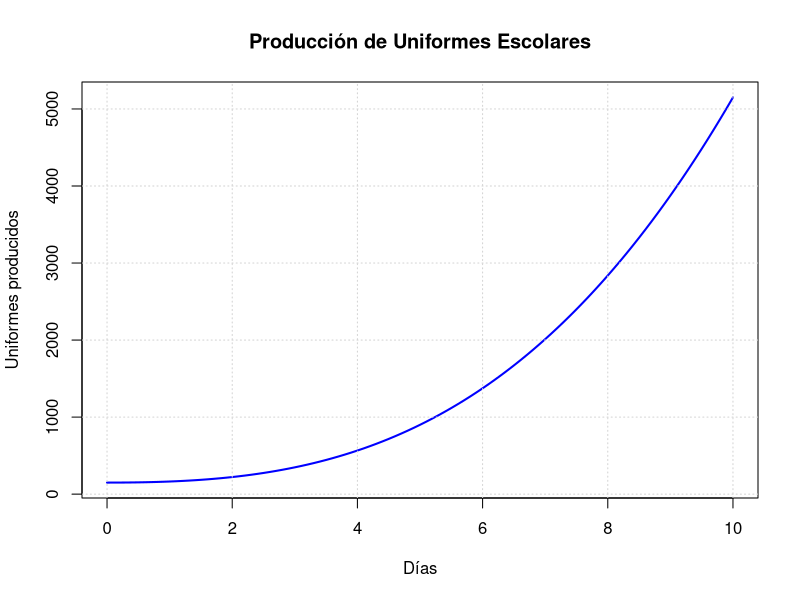
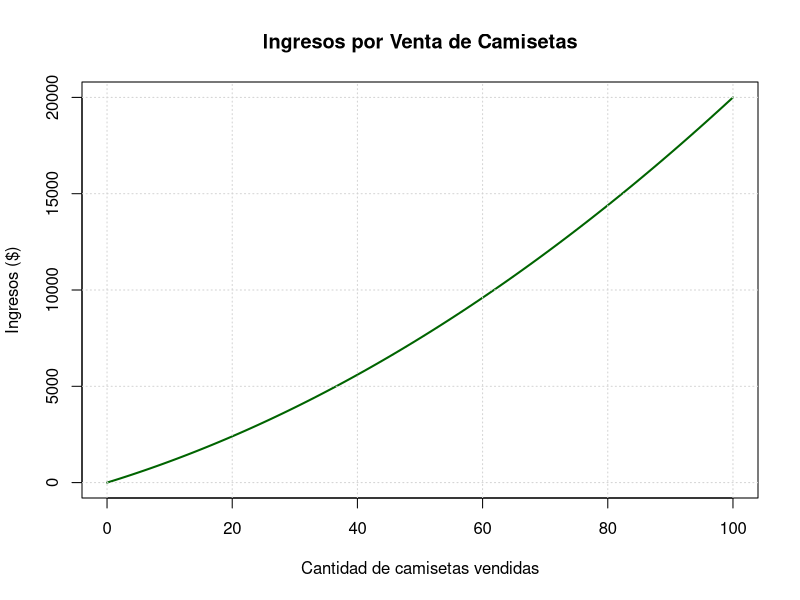

These charts were generated, in order, by the following R code:
## ---- chunk 1
x <- seq(0, 10, 0.1)

P <- 4*x^3 + 10*x^2 + 150

plot(x, P,
     type = "l",
     col = "blue",
     lwd = 2,
     main = "Producción de Uniformes Escolares",
     xlab = "Días",
     ylab = "Uniformes producidos")

grid()
## ---- chunk 2
x <- seq(0, 100, 1)

I <- x^2 + 100*x

plot(x, I,
     type = "l",
     col = "darkgreen",
     lwd = 2,
     main = "Ingresos por Venta de Camisetas",
     xlab = "Cantidad de camisetas vendidas",
     ylab = "Ingresos ($)")

grid()
